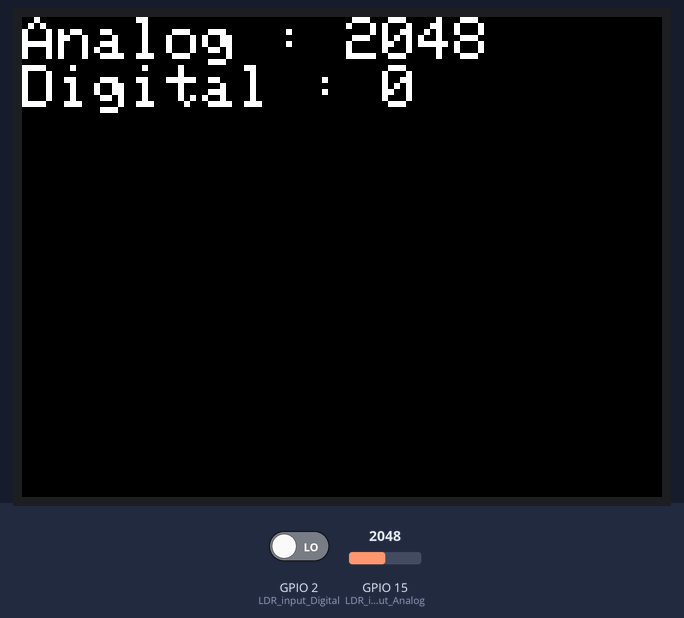
Recording of a sketch running on a simulated ESP32. Shown: 320×240 colour display. Inputs (shaded band) come from the test bench; at power-on: GPIO 15 (LDR_input_Analog) = 2048, GPIO 2 (LDR_input_Digital) LOW. What the sketch prints to the serial monitor is not drawn.

Above: at 1.3 s.
1.4 s: GPIO 15 (LDR_input_Analog) set to 2866
At 2.8 s:
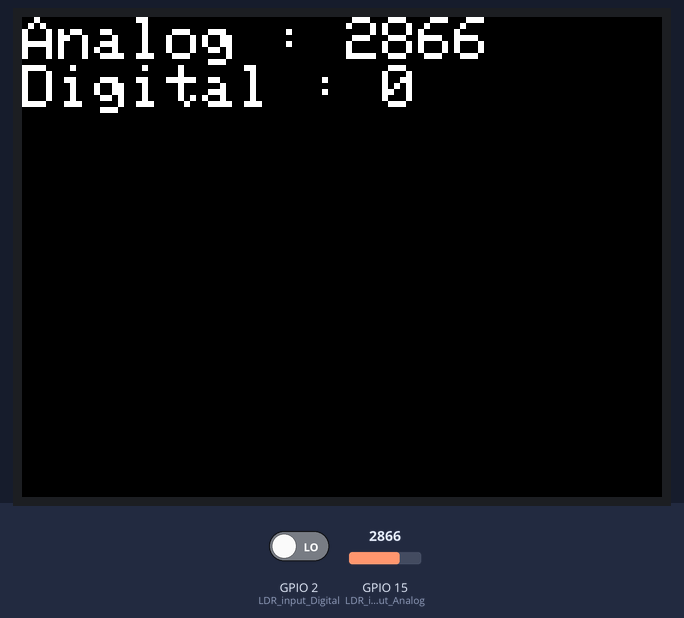
3.6 s: GPIO 2 (LDR_input_Digital) driven HIGH
At 5.4 s:
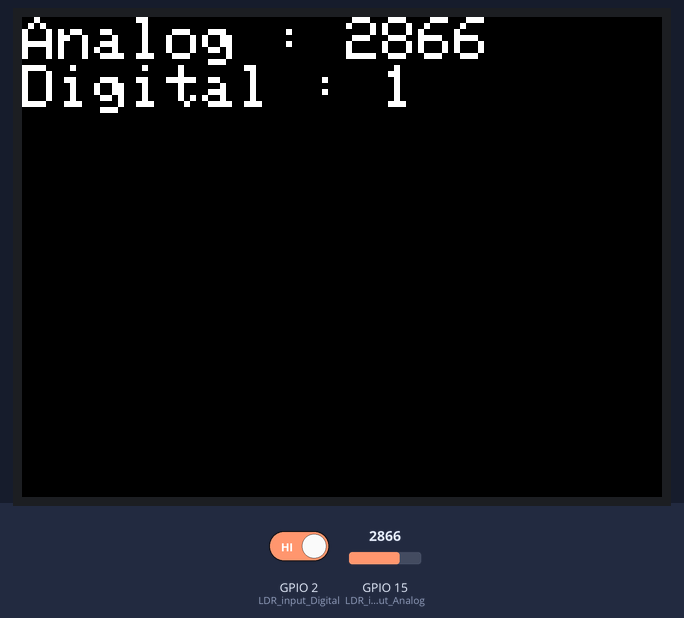
5.7 s: GPIO 15 (LDR_input_Analog) set to 3603
At 7.1 s:
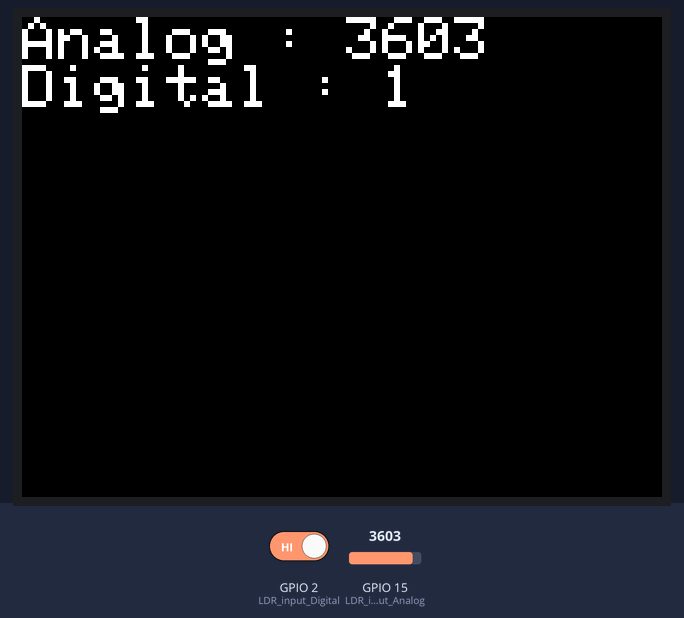
7.7 s: GPIO 2 (LDR_input_Digital) driven LOW
At 8.6 s:
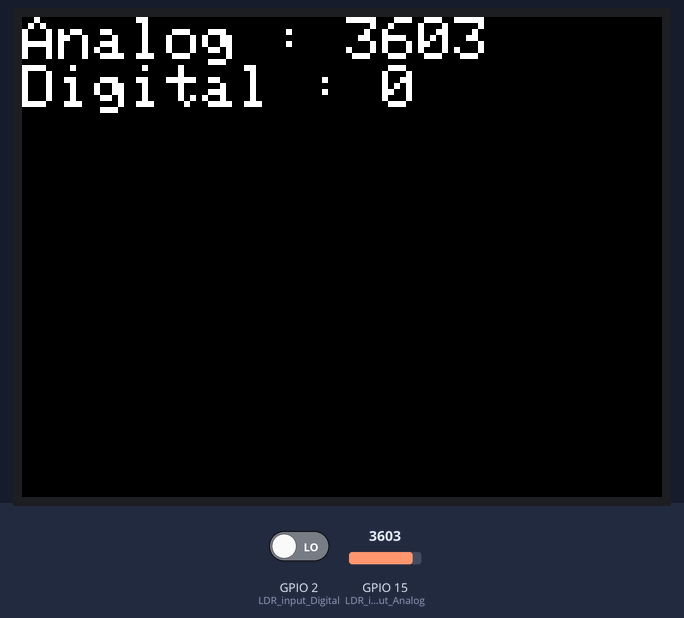
9.7 s: GPIO 15 (LDR_input_Analog) set to 4095
At 11.4 s:
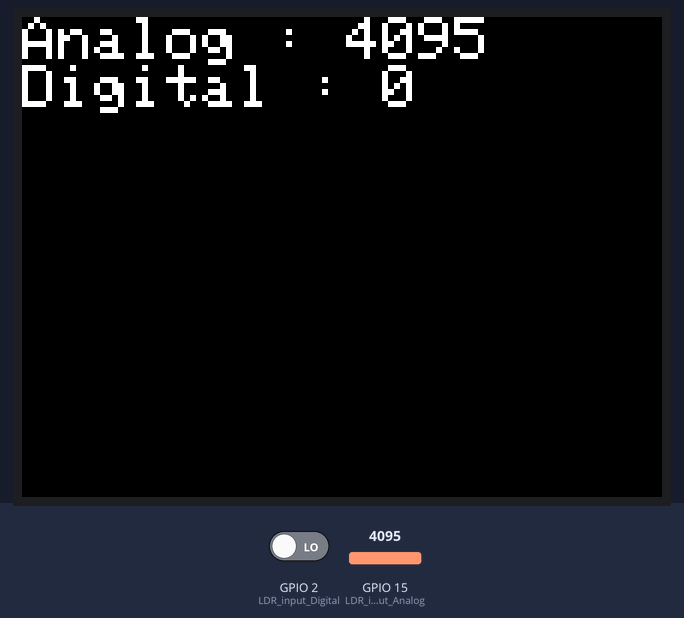
Timing chart, 0 to 12.8 s (numbered marks = the images above; inputs shaded):
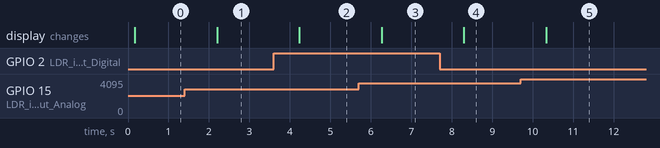

Measured:
- after the input at 1.4 s, the display: changes after 0.80 s (image 1)
- after the input at 3.6 s, the display: changes after 0.63 s (image 2)
- after the input at 5.7 s, the display: changes after 0.57 s (image 3)
- after the input at 7.7 s, the display: changes after 0.60 s (image 4)
- after the input at 9.7 s, the display: changes after 0.63 s (image 5)

The sketch:

LDR.ino
```cpp
#include <M5Stack.h>

// Declare Global Variable
int LDR_input_Analog = 15;
int LDR_input_Digital = 2;
int sensor_value_Analog = 0;
int sensor_value_Digital = 0;

void setup() {
  // put your setup code here, to run once:
  M5.begin();
  M5.Lcd.setTextSize(3);
  M5.Lcd.setBrightness(128);
}

void loop() {
  // put your main code here, to run repeatedly:
  M5.Lcd.setCursor(0, 0);
  M5.Lcd.setTextColor(WHITE, BLACK);

  sensor_value_Analog = analogRead(LDR_input_Analog);
  Serial.print("Analog : ");
  Serial.println(sensor_value_Analog);
  M5.Lcd.print("Analog : ");
  M5.Lcd.println(sensor_value_Analog);

  sensor_value_Digital = digitalRead(LDR_input_Digital);
  Serial.print("Digital : ");
  Serial.println(sensor_value_Digital);
  M5.Lcd.print("Digital : ");
  M5.Lcd.println(sensor_value_Digital);

//  M5.update();
  delay(1000);
}
```
